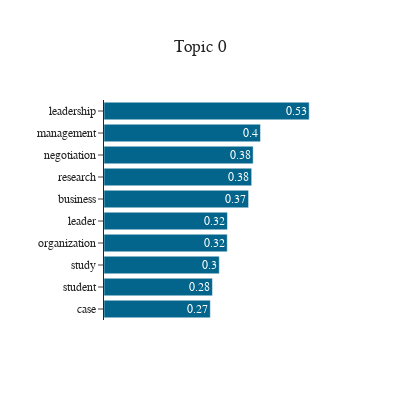
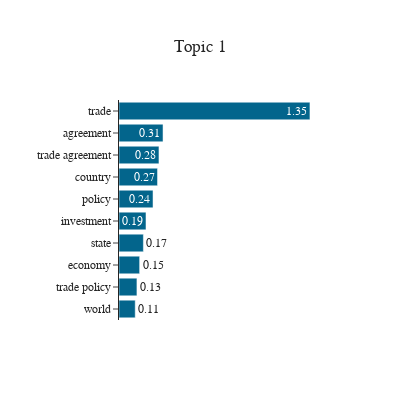
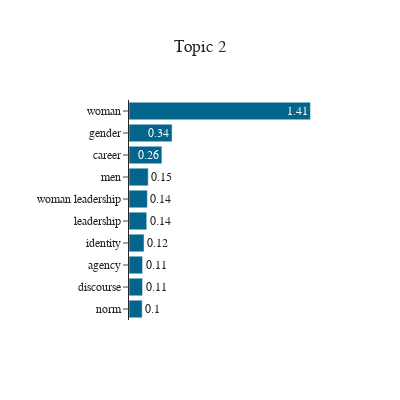
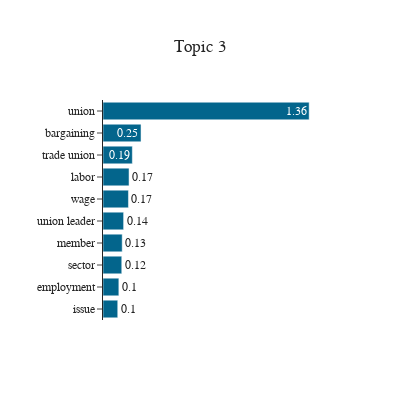

Notebook code cell kept with these figures, in order:
### Code cell
feature_names = tfidf_vectorizer.get_feature_names()

plot_top_words(nmf_tm, feature_names, 10)

### Figure 1 — Plotly figure (JSON) as saved in the notebook; plotly's stock layout.template omitted (floating-point values rounded to 4 significant figures)
{"data": [{"alignmentgroup": "True", "hovertemplate": "x=%{x}<br>y=%{y}<br>text=%{text}<extra></extra>", "legendgroup": "", "marker": {"color": "#03658C", "pattern": {"shape": ""}}, "name": "", "offsetgroup": "", "orientation": "h", "showlegend": false, "text": [0.53, 0.4, 0.38, 0.38, 0.37, 0.32, 0.32, 0.3, 0.28, 0.27], "textposition": "auto", "type": "bar", "x": [0.5253, 0.4006, 0.3819, 0.3781, 0.3702, 0.316, 0.3156, 0.2952, 0.2776, 0.2722], "xaxis": "x", "y": ["leadership", "management", "negotiation", "research", "business", "leader", "organization", "study", "student", "case"], "yaxis": "y"}], "layout": {"barmode": "relative", "font": {"family": "Times New Roman"}, "height": 400, "legend": {"tracegroupgap": 0}, "showlegend": false, "title": {"text": "Topic 0", "x": 0.5, "xanchor": "center", "y": 0.9, "yanchor": "top"}, "width": 400, "xaxis": {"anchor": "y", "domain": [0, 1], "title": {"text": ""}, "visible": false}, "yaxis": {"anchor": "x", "categoryorder": "max ascending", "domain": [0, 1], "title": {"text": ""}}}}

### Figure 2 — Plotly figure (JSON) as saved in the notebook; plotly's stock layout.template omitted (floating-point values rounded to 4 significant figures)
{"data": [{"alignmentgroup": "True", "hovertemplate": "x=%{x}<br>y=%{y}<br>text=%{text}<extra></extra>", "legendgroup": "", "marker": {"color": "#03658C", "pattern": {"shape": ""}}, "name": "", "offsetgroup": "", "orientation": "h", "showlegend": false, "text": [1.35, 0.31, 0.28, 0.27, 0.24, 0.19, 0.17, 0.15, 0.13, 0.11], "textposition": "auto", "type": "bar", "x": [1.347, 0.3105, 0.2818, 0.2717, 0.2399, 0.1903, 0.172, 0.1455, 0.1264, 0.1145], "xaxis": "x", "y": ["trade", "agreement", "trade agreement", "country", "policy", "investment", "state", "economy", "trade policy", "world"], "yaxis": "y"}], "layout": {"barmode": "relative", "font": {"family": "Times New Roman"}, "height": 400, "legend": {"tracegroupgap": 0}, "showlegend": false, "title": {"text": "Topic 1", "x": 0.5, "xanchor": "center", "y": 0.9, "yanchor": "top"}, "width": 400, "xaxis": {"anchor": "y", "domain": [0, 1], "title": {"text": ""}, "visible": false}, "yaxis": {"anchor": "x", "categoryorder": "max ascending", "domain": [0, 1], "title": {"text": ""}}}}

### Figure 3 — Plotly figure (JSON) as saved in the notebook; plotly's stock layout.template omitted (floating-point values rounded to 4 significant figures)
{"data": [{"alignmentgroup": "True", "hovertemplate": "x=%{x}<br>y=%{y}<br>text=%{text}<extra></extra>", "legendgroup": "", "marker": {"color": "#03658C", "pattern": {"shape": ""}}, "name": "", "offsetgroup": "", "orientation": "h", "showlegend": false, "text": [1.41, 0.34, 0.26, 0.15, 0.14, 0.14, 0.12, 0.11, 0.11, 0.1], "textposition": "auto", "type": "bar", "x": [1.412, 0.3352, 0.2558, 0.1495, 0.1431, 0.1379, 0.1172, 0.1058, 0.1055, 0.1027], "xaxis": "x", "y": ["woman", "gender", "career", "men", "woman leadership", "leadership", "identity", "agency", "discourse", "norm"], "yaxis": "y"}], "layout": {"barmode": "relative", "font": {"family": "Times New Roman"}, "height": 400, "legend": {"tracegroupgap": 0}, "showlegend": false, "title": {"text": "Topic 2", "x": 0.5, "xanchor": "center", "y": 0.9, "yanchor": "top"}, "width": 400, "xaxis": {"anchor": "y", "domain": [0, 1], "title": {"text": ""}, "visible": false}, "yaxis": {"anchor": "x", "categoryorder": "max ascending", "domain": [0, 1], "title": {"text": ""}}}}

### Figure 4 — Plotly figure (JSON) as saved in the notebook; plotly's stock layout.template omitted (floating-point values rounded to 4 significant figures)
{"data": [{"alignmentgroup": "True", "hovertemplate": "x=%{x}<br>y=%{y}<br>text=%{text}<extra></extra>", "legendgroup": "", "marker": {"color": "#03658C", "pattern": {"shape": ""}}, "name": "", "offsetgroup": "", "orientation": "h", "showlegend": false, "text": [1.36, 0.25, 0.19, 0.17, 0.17, 0.14, 0.13, 0.12, 0.1, 0.1], "textposition": "auto", "type": "bar", "x": [1.363, 0.2515, 0.194, 0.1722, 0.1683, 0.1363, 0.127, 0.124, 0.1048, 0.09751], "xaxis": "x", "y": ["union", "bargaining", "trade union", "labor", "wage", "union leader", "member", "sector", "employment", "issue"], "yaxis": "y"}], "layout": {"barmode": "relative", "font": {"family": "Times New Roman"}, "height": 400, "legend": {"tracegroupgap": 0}, "showlegend": false, "title": {"text": "Topic 3", "x": 0.5, "xanchor": "center", "y": 0.9, "yanchor": "top"}, "width": 400, "xaxis": {"anchor": "y", "domain": [0, 1], "title": {"text": ""}, "visible": false}, "yaxis": {"anchor": "x", "categoryorder": "max ascending", "domain": [0, 1], "title": {"text": ""}}}}
